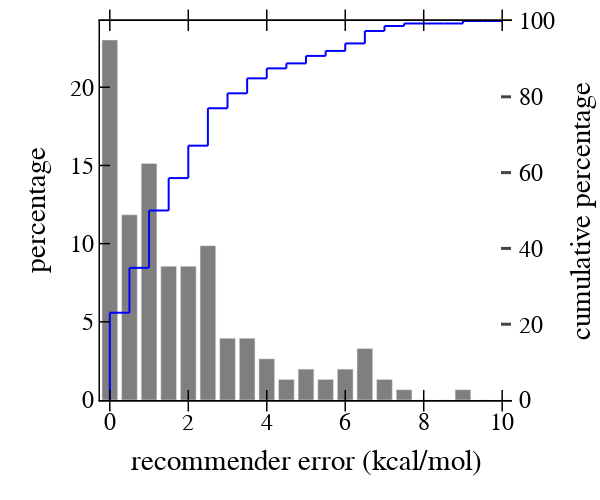

Here is the notebook cell this chart was saved with:
### Code cell
err_ranges = np.linspace(0, 10, 21)
y = []
for ii, err in enumerate(err_ranges[:-1]):
    y += [len(df_sel[(df_sel["errs_t"] >= err) & (df_sel["errs_t"] < err_ranges[ii+1])])*100./len(df_sel)]
y += [len(df_sel[(df_sel["errs_t"] >= err_ranges[-1])])*100./len(df_sel)]
data = [go.Bar(x=err_ranges,
               y=y, name='all', marker_color='rgba(0, 0, 0, 0.5)', showlegend=False),]
xs=err_ranges
ys=[np.sum(y[:ii])*100./np.sum(y) for ii, _ in enumerate(xs)]
for ii in range(xs.shape[0]-1):
    data += [go.Scatter(x=[xs[ii], xs[ii]], y=[ys[ii], ys[ii+1]], mode='lines', yaxis="y2", line=dict(color='blue', width=2, dash='solid'), showlegend=False)]
    data += [go.Scatter(x=[xs[ii], xs[ii+1]], y=[ys[ii+1], ys[ii+1]], mode='lines', yaxis="y2", line=dict(color='blue', width=2, dash='solid'), showlegend=False)]
layout = go.Layout()
layout.update(glob_layout)
layout.legend.update(x=1, y=1, bgcolor="rgba(0,0,0,0)")
layout["xaxis"].update({'title': "recommender error (kcal/mol)"})
layout["yaxis"].update({'title': "percentage", "mirror": False})
layout.update({"yaxis2": dict(
    title="cumulative percentage",
    titlefont=dict(color="black"),
    tickfont=dict(color="black"),
    anchor="free",
    overlaying="y",
    side="right",
    position=1,
    range=[0, 100],
    showgrid=True,  
    zeroline=True, 
    ticks="inside", 
    showline=True,
    tickwidth=3, 
    linewidth=3, 
    ticklen=10,
#     mirror=True,
)},)
layout.update(width=600, height=500, boxmode='group')
fig = go.Figure(data=data, layout=layout)
iplot(fig)
# fig.write_image("/Users/chenruduan/Dropbox (MIT)/CD-DFARecFull/Figures/F2/ErrBar.pdf")

### Figure 1 — Plotly figure (JSON) as saved in the notebook; plotly's stock layout.template omitted (floating-point values rounded to 4 significant figures)
{"data": [{"marker": {"color": "rgba(0, 0, 0, 0.5)"}, "name": "all", "showlegend": false, "type": "bar", "x": [0, 0.5, 1, 1.5, 2, 2.5, 3, 3.5, 4, 4.5, 5, 5.5, 6, 6.5, 7, 7.5, 8, 8.5, 9, 9.5, 10], "y": [23.03, 11.84, 15.13, 8.553, 8.553, 9.868, 3.947, 3.947, 2.632, 1.316, 1.974, 1.316, 1.974, 3.289, 1.316, 0.6579, 0, 0, 0.6579, 0, 0]}, {"line": {"color": "blue", "dash": "solid", "width": 2}, "mode": "lines", "showlegend": false, "type": "scatter", "x": [0, 0], "y": [0, 23.03], "yaxis": "y2"}, {"line": {"color": "blue", "dash": "solid", "width": 2}, "mode": "lines", "showlegend": false, "type": "scatter", "x": [0, 0.5], "y": [23.03, 23.03], "yaxis": "y2"}, {"line": {"color": "blue", "dash": "solid", "width": 2}, "mode": "lines", "showlegend": false, "type": "scatter", "x": [0.5, 0.5], "y": [23.03, 34.87], "yaxis": "y2"}, {"line": {"color": "blue", "dash": "solid", "width": 2}, "mode": "lines", "showlegend": false, "type": "scatter", "x": [0.5, 1], "y": [34.87, 34.87], "yaxis": "y2"}, {"line": {"color": "blue", "dash": "solid", "width": 2}, "mode": "lines", "showlegend": false, "type": "scatter", "x": [1, 1], "y": [34.87, 50], "yaxis": "y2"}, {"line": {"color": "blue", "dash": "solid", "width": 2}, "mode": "lines", "showlegend": false, "type": "scatter", "x": [1, 1.5], "y": [50, 50], "yaxis": "y2"}, {"line": {"color": "blue", "dash": "solid", "width": 2}, "mode": "lines", "showlegend": false, "type": "scatter", "x": [1.5, 1.5], "y": [50, 58.55], "yaxis": "y2"}, {"line": {"color": "blue", "dash": "solid", "width": 2}, "mode": "lines", "showlegend": false, "type": "scatter", "x": [1.5, 2], "y": [58.55, 58.55], "yaxis": "y2"}, {"line": {"color": "blue", "dash": "solid", "width": 2}, "mode": "lines", "showlegend": false, "type": "scatter", "x": [2, 2], "y": [58.55, 67.11], "yaxis": "y2"}, {"line": {"color": "blue", "dash": "solid", "width": 2}, "mode": "lines", "showlegend": false, "type": "scatter", "x": [2, 2.5], "y": [67.11, 67.11], "yaxis": "y2"}, {"line": {"color": "blue", "dash": "solid", "width": 2}, "mode": "lines", "showlegend": false, "type": "scatter", "x": [2.5, 2.5], "y": [67.11, 76.97], "yaxis": "y2"}, {"line": {"color": "blue", "dash": "solid", "width": 2}, "mode": "lines", "showlegend": false, "type": "scatter", "x": [2.5, 3], "y": [76.97, 76.97], "yaxis": "y2"}, {"line": {"color": "blue", "dash": "solid", "width": 2}, "mode": "lines", "showlegend": false, "type": "scatter", "x": [3, 3], "y": [76.97, 80.92], "yaxis": "y2"}, {"line": {"color": "blue", "dash": "solid", "width": 2}, "mode": "lines", "showlegend": false, "type": "scatter", "x": [3, 3.5], "y": [80.92, 80.92], "yaxis": "y2"}, {"line": {"color": "blue", "dash": "solid", "width": 2}, "mode": "lines", "showlegend": false, "type": "scatter", "x": [3.5, 3.5], "y": [80.92, 84.87], "yaxis": "y2"}, {"line": {"color": "blue", "dash": "solid", "width": 2}, "mode": "lines", "showlegend": false, "type": "scatter", "x": [3.5, 4], "y": [84.87, 84.87], "yaxis": "y2"}, {"line": {"color": "blue", "dash": "solid", "width": 2}, "mode": "lines", "showlegend": false, "type": "scatter", "x": [4, 4], "y": [84.87, 87.5], "yaxis": "y2"}, {"line": {"color": "blue", "dash": "solid", "width": 2}, "mode": "lines", "showlegend": false, "type": "scatter", "x": [4, 4.5], "y": [87.5, 87.5], "yaxis": "y2"}, {"line": {"color": "blue", "dash": "solid", "width": 2}, "mode": "lines", "showlegend": false, "type": "scatter", "x": [4.5, 4.5], "y": [87.5, 88.82], "yaxis": "y2"}, {"line": {"color": "blue", "dash": "solid", "width": 2}, "mode": "lines", "showlegend": false, "type": "scatter", "x": [4.5, 5], "y": [88.82, 88.82], "yaxis": "y2"}, {"line": {"color": "blue", "dash": "solid", "width": 2}, "mode": "lines", "showlegend": false, "type": "scatter", "x": [5, 5], "y": [88.82, 90.79], "yaxis": "y2"}, {"line": {"color": "blue", "dash": "solid", "width": 2}, "mode": "lines", "showlegend": false, "type": "scatter", "x": [5, 5.5], "y": [90.79, 90.79], "yaxis": "y2"}, {"line": {"color": "blue", "dash": "solid", "width": 2}, "mode": "lines", "showlegend": false, "type": "scatter", "x": [5.5, 5.5], "y": [90.79, 92.11], "yaxis": "y2"}, {"line": {"color": "blue", "dash": "solid", "width": 2}, "mode": "lines", "showlegend": false, "type": "scatter", "x": [5.5, 6], "y": [92.11, 92.11], "yaxis": "y2"}, {"line": {"color": "blue", "dash": "solid", "width": 2}, "mode": "lines", "showlegend": false, "type": "scatter", "x": [6, 6], "y": [92.11, 94.08], "yaxis": "y2"}, {"line": {"color": "blue", "dash": "solid", "width": 2}, "mode": "lines", "showlegend": false, "type": "scatter", "x": [6, 6.5], "y": [94.08, 94.08], "yaxis": "y2"}, {"line": {"color": "blue", "dash": "solid", "width": 2}, "mode": "lines", "showlegend": false, "type": "scatter", "x": [6.5, 6.5], "y": [94.08, 97.37], "yaxis": "y2"}, {"line": {"color": "blue", "dash": "solid", "width": 2}, "mode": "lines", "showlegend": false, "type": "scatter", "x": [6.5, 7], "y": [97.37, 97.37], "yaxis": "y2"}, {"line": {"color": "blue", "dash": "solid", "width": 2}, "mode": "lines", "showlegend": false, "type": "scatter", "x": [7, 7], "y": [97.37, 98.68], "yaxis": "y2"}, {"line": {"color": "blue", "dash": "solid", "width": 2}, "mode": "lines", "showlegend": false, "type": "scatter", "x": [7, 7.5], "y": [98.68, 98.68], "yaxis": "y2"}, {"line": {"color": "blue", "dash": "solid", "width": 2}, "mode": "lines", "showlegend": false, "type": "scatter", "x": [7.5, 7.5], "y": [98.68, 99.34], "yaxis": "y2"}, {"line": {"color": "blue", "dash": "solid", "width": 2}, "mode": "lines", "showlegend": false, "type": "scatter", "x": [7.5, 8], "y": [99.34, 99.34], "yaxis": "y2"}, {"line": {"color": "blue", "dash": "solid", "width": 2}, "mode": "lines", "showlegend": false, "type": "scatter", "x": [8, 8], "y": [99.34, 99.34], "yaxis": "y2"}, {"line": {"color": "blue", "dash": "solid", "width": 2}, "mode": "lines", "showlegend": false, "type": "scatter", "x": [8, 8.5], "y": [99.34, 99.34], "yaxis": "y2"}, {"line": {"color": "blue", "dash": "solid", "width": 2}, "mode": "lines", "showlegend": false, "type": "scatter", "x": [8.5, 8.5], "y": [99.34, 99.34], "yaxis": "y2"}, {"line": {"color": "blue", "dash": "solid", "width": 2}, "mode": "lines", "showlegend": false, "type": "scatter", "x": [8.5, 9], "y": [99.34, 99.34], "yaxis": "y2"}, {"line": {"color": "blue", "dash": "solid", "width": 2}, "mode": "lines", "showlegend": false, "type": "scatter", "x": [9, 9], "y": [99.34, 100], "yaxis": "y2"}, {"line": {"color": "blue", "dash": "solid", "width": 2}, "mode": "lines", "showlegend": false, "type": "scatter", "x": [9, 9.5], "y": [100, 100], "yaxis": "y2"}, {"line": {"color": "blue", "dash": "solid", "width": 2}, "mode": "lines", "showlegend": false, "type": "scatter", "x": [9.5, 9.5], "y": [100, 100], "yaxis": "y2"}, {"line": {"color": "blue", "dash": "solid", "width": 2}, "mode": "lines", "showlegend": false, "type": "scatter", "x": [9.5, 10], "y": [100, 100], "yaxis": "y2"}], "layout": {"boxmode": "group", "font": {"color": "black", "family": "Helvetica", "size": 24}, "height": 500, "legend": {"bgcolor": "rgba(0,0,0,0)", "orientation": "v", "x": 1, "y": 1}, "margin": {"b": 100, "l": 100, "r": 10, "t": 10}, "paper_bgcolor": "rgba(255,255,255,100)", "plot_bgcolor": "white", "width": 600, "xaxis": {"color": "black", "linecolor": "black", "linewidth": 1.5, "mirror": "allticks", "showgrid": false, "showline": true, "ticklen": 10, "ticks": "inside", "tickwidth": 1.5, "title": {"text": "recommender error (kcal/mol)"}, "zeroline": false}, "yaxis": {"color": "black", "linecolor": "black", "linewidth": 1.5, "mirror": false, "showgrid": false, "showline": true, "ticklen": 10, "ticks": "inside", "tickwidth": 1.5, "title": {"text": "percentage"}, "zeroline": false}, "yaxis2": {"anchor": "free", "linewidth": 3, "overlaying": "y", "position": 1, "range": [0, 100], "showgrid": true, "showline": true, "side": "right", "tickfont": {"color": "black"}, "ticklen": 10, "ticks": "inside", "tickwidth": 3, "title": {"font": {"color": "black"}, "text": "cumulative percentage"}, "zeroline": true}}}
